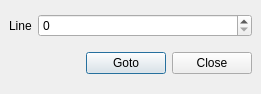
<ui version="4.0" >
 <class>GotoLineDialog</class>
 <widget class="QDialog" name="GotoLineDialog" >
  <property name="geometry" >
   <rect>
    <x>0</x>
    <y>0</y>
    <width>261</width>
    <height>94</height>
   </rect>
  </property>
  <property name="windowTitle" >
   <string>Goto Line</string>
  </property>
  <layout class="QGridLayout" >
   <property name="margin" >
    <number>9</number>
   </property>
   <property name="spacing" >
    <number>6</number>
   </property>
   <item row="1" column="0" >
    <layout class="QHBoxLayout" >
     <property name="margin" >
      <number>0</number>
     </property>
     <property name="spacing" >
      <number>6</number>
     </property>
     <item>
      <spacer>
       <property name="orientation" >
        <enum>Qt::Horizontal</enum>
       </property>
       <property name="sizeHint" >
        <size>
         <width>131</width>
         <height>31</height>
        </size>
       </property>
      </spacer>
     </item>
     <item>
      <widget class="QPushButton" name="gotoButton" >
       <property name="text" >
        <string>Goto</string>
       </property>
      </widget>
     </item>
     <item>
      <widget class="QPushButton" name="closeButton" >
       <property name="text" >
        <string>Close</string>
       </property>
      </widget>
     </item>
    </layout>
   </item>
   <item row="0" column="0" >
    <layout class="QHBoxLayout" >
     <property name="margin" >
      <number>0</number>
     </property>
     <property name="spacing" >
      <number>6</number>
     </property>
     <item>
      <widget class="QLabel" name="label" >
       <property name="sizePolicy" >
        <sizepolicy>
         <hsizetype>1</hsizetype>
         <vsizetype>1</vsizetype>
         <horstretch>0</horstretch>
         <verstretch>0</verstretch>
        </sizepolicy>
       </property>
       <property name="text" >
        <string>Line</string>
       </property>
       <property name="buddy" >
        <cstring>spinLine</cstring>
       </property>
      </widget>
     </item>
     <item>
      <widget class="QSpinBox" name="spinLine" >
       <property name="sizePolicy" >
        <sizepolicy>
         <hsizetype>7</hsizetype>
         <vsizetype>0</vsizetype>
         <horstretch>0</horstretch>
         <verstretch>0</verstretch>
        </sizepolicy>
       </property>
      </widget>
     </item>
    </layout>
   </item>
  </layout>
 </widget>
 <resources/>
 <connections/>
</ui>
